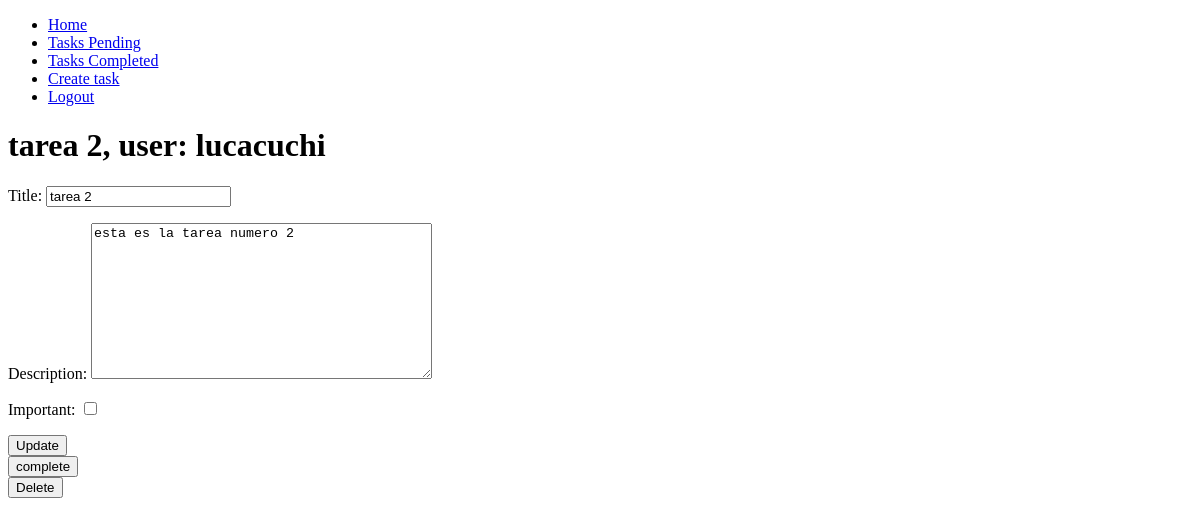
Page /tasks/2/ (signed in) on the earlier database version.
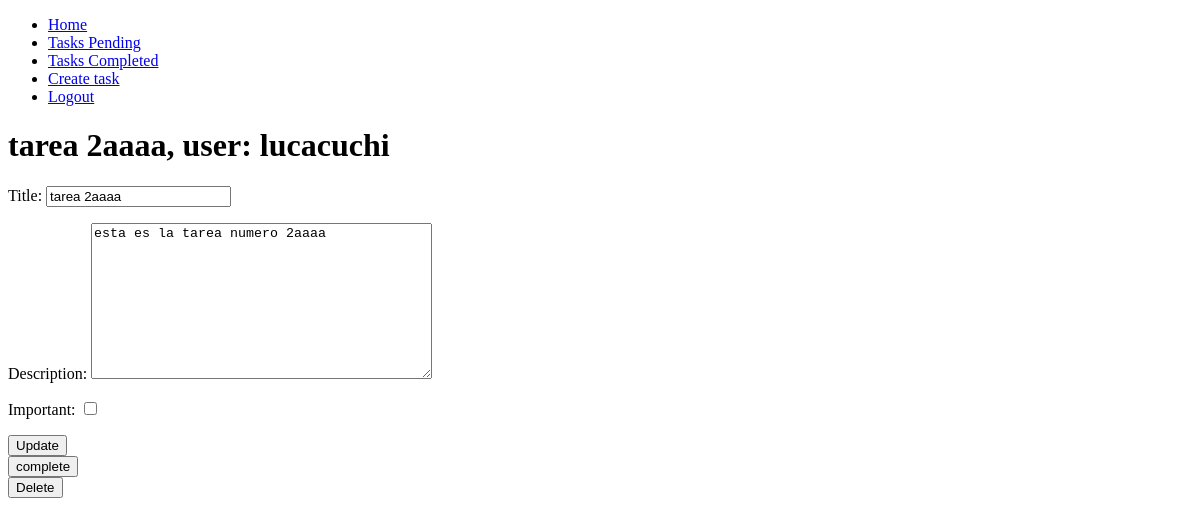
Same page on the later database version.
### tasks/models.py (models this page shows)
class Task(models.Model):
    title = models.CharField(max_length=100)
    description = models.TextField(blank=True)
    created = models.DateTimeField(auto_now_add = True)
    date_completed = models.DateTimeField(null = True)
    important = models.BooleanField(default = False)
    user = models.ForeignKey(User, on_delete = models.CASCADE)
    def __str__(self):
        return f"{self.title}, user: {self.user.username}"

### tasks/views.py (the view, shortened to what this page needs)
# urls.py: path('tasks/<int:task_id>/',views.task_detail, name='task_detail'),
@login_required
def task_detail(request, task_id):
    if request.method == 'GET':
        task = get_object_or_404(Task, pk = task_id, user=request.user)
        form = TaskForm(instance=task)
        return render(request, 'task_detail.html',{
            'task':task,
            'form': form
        })

### tasks/forms.py
class TaskForm(ModelForm):
    class Meta:
        model = Task
        fields = ['title', 'description', 'important']

### tasks/templates/task_detail.html (shortened to what this page needs)
{% extends 'base.html' %}
{% block content %}
<h1>{{task}}</h1>
<form method="POST">
    {{form.as_p}}
    <button>Update</button>
</form>
<form action="{% url 'complete_task' task.id %}" method="POST">
    <button>complete</button>
</form>
<form action="{% url 'delete_task' task.id %}" method="POST">
    <button>Delete</button>
</form>
{% endblock %}

Differences in the rows shown:
changed Task: title+user "tarea 2, user: lucacuchi" → "tarea 2aaaa, user: lucacuchi"; title "tarea 2" → "tarea 2aaaa"; description "esta es la tarea numero 2" → "esta es la tarea numero 2aaaa"
